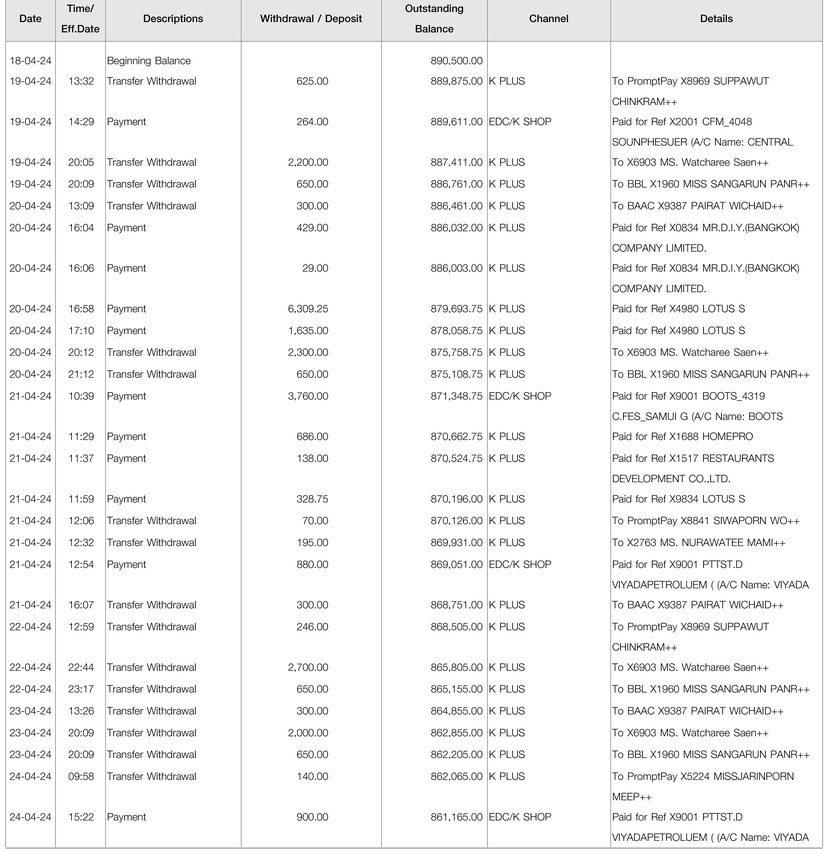
#> input picture data/images/test_image_table.jpeg, 827 x 853 px, shrunk from 4420 x 4560 before the run
$ python -i image_processing.py   (imports and definitions only)
#> lines starting #> are read from the running program, lines starting #| are printed output that depends on the picture
#> further down, picture is the input picture: PIL image 827x853 RGB; min 0, max 255, mean 243.6
from PIL import Image, ImageEnhance, ImageFilter

def enhance_image(image):#
    gray_image = image.convert('L')
    enhancer = ImageEnhance.Contrast(gray_image)
    enhanced_image = enhancer.enhance(2)
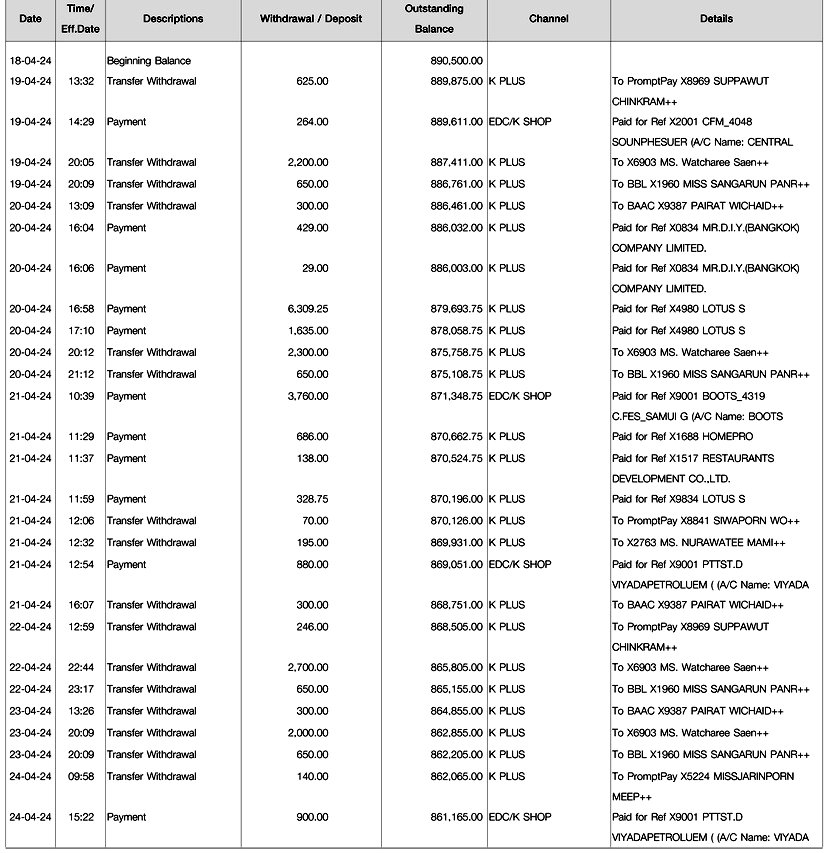
#> enhanced_image: PIL image 827x853 L; min 0, max 255, mean 236
    sharpened_image = enhanced_image.filter(ImageFilter.SHARPEN)
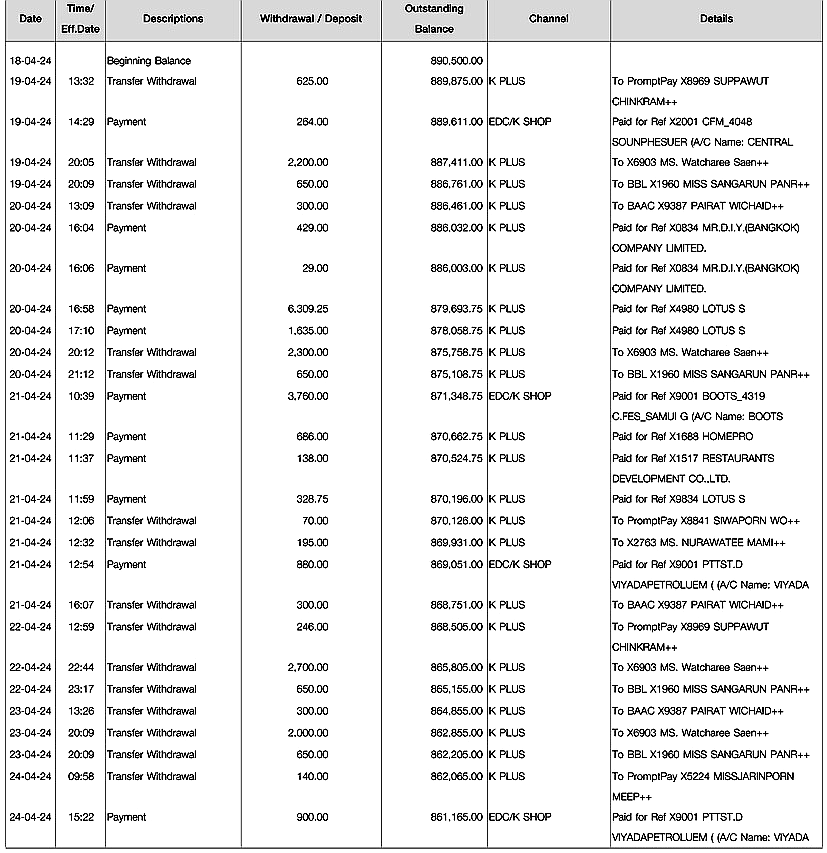
#> sharpened_image: PIL image 827x853 L; min 0, max 255, mean 234.8
    return sharpened_image

>>> from PIL import Image
>>> picture = Image.open('../data/images/test_image_table.jpeg')
>>> result = enhance_image(picture)
